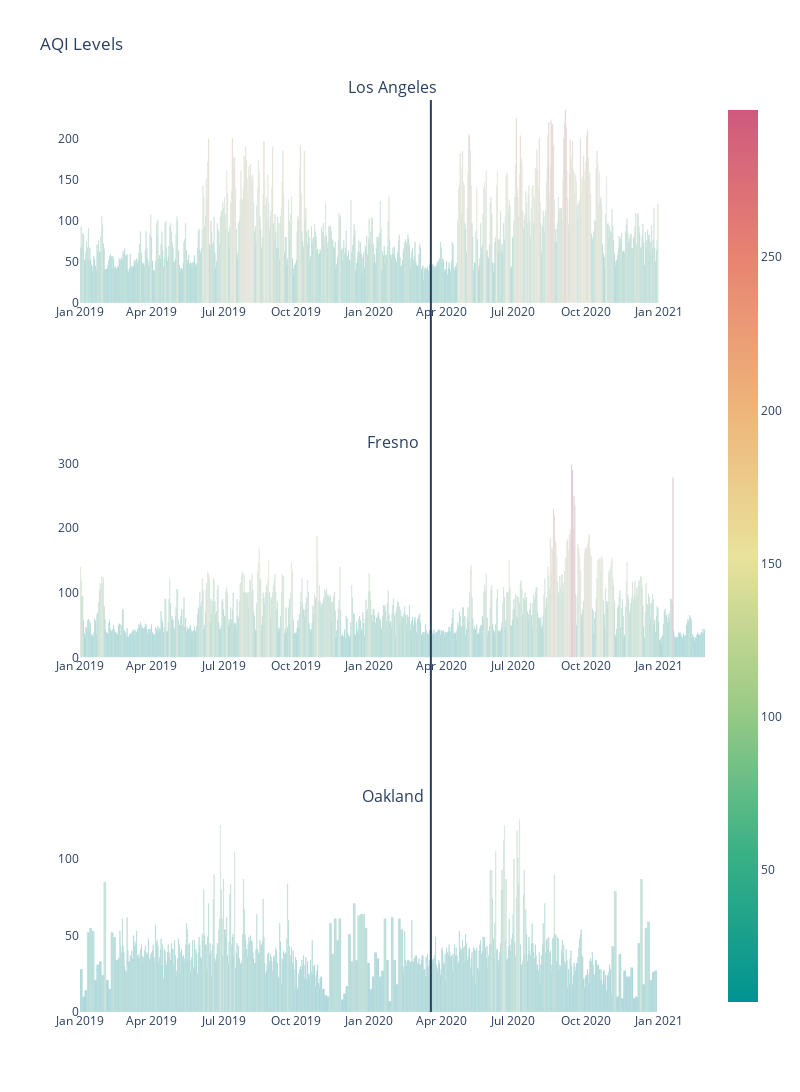

This figure's notebook cell:
### Code cell
AQI_pivot = AQI.pivot(index='Date', columns='County Name', values='AQI')
AQI_pivot.fillna(method='bfill',inplace=True)
from plotly.subplots import make_subplots
import plotly.graph_objects as go

fig = make_subplots(
    rows=3, cols=1,
    #specs=[[{}, {}],
          # [{"colspan": 6}, None]],
    subplot_titles=('Los Angeles', 'Fresno', 'Oakland'))

fig.add_trace(go.Bar(x=AQI_pivot.index, y=AQI_pivot['Los Angeles'],
                    marker=dict(color=AQI_pivot['Los Angeles'],coloraxis="coloraxis")),
              1, 1)
fig.add_trace(go.Bar(x=AQI_pivot.index, y=AQI_pivot['Fresno'],
                    marker=dict(color=AQI_pivot['Fresno'], coloraxis="coloraxis")),
              2, 1)
fig.add_trace(go.Bar(x=AQI_pivot.index, y=AQI_pivot['Oakland'],
                    marker=dict(color=AQI_pivot['Oakland'], coloraxis="coloraxis")),
              3, 1)
fig.update_layout(coloraxis=dict(colorscale='Temps'),showlegend=False,title_text="AQI Levels")

fig.update_layout(plot_bgcolor='white')

fig.update_layout( width=800,height=1200,shapes=[
      dict(
      type= 'line',
      yref= 'paper', y0= 0, y1= 1,
      xref= 'x', x0= '2020-03-19', x1= '2020-03-19'
    )
])

### Figure 1 — Plotly figure (JSON) as saved in the notebook; plotly's stock layout.template omitted (floating-point values rounded to 4 significant figures; data arrays with more than 128 entries replaced by an {"elided": "..."} marker saying what was removed)
{"data": [{"marker": {"color": {"elided": "790 int values"}, "coloraxis": "coloraxis"}, "type": "bar", "x": {"elided": "790 str values"}, "xaxis": "x", "y": {"elided": "790 int values"}, "yaxis": "y"}, {"marker": {"color": {"elided": "790 int values"}, "coloraxis": "coloraxis"}, "type": "bar", "x": {"elided": "790 str values"}, "xaxis": "x2", "y": {"elided": "790 int values"}, "yaxis": "y2"}, {"marker": {"color": {"elided": "790 int values"}, "coloraxis": "coloraxis"}, "type": "bar", "x": {"elided": "790 str values"}, "xaxis": "x3", "y": {"elided": "790 int values"}, "yaxis": "y3"}], "layout": {"annotations": [{"font": {"size": 16}, "showarrow": false, "text": "Los Angeles", "x": 0.5, "xanchor": "center", "xref": "paper", "y": 1, "yanchor": "bottom", "yref": "paper"}, {"font": {"size": 16}, "showarrow": false, "text": "Fresno", "x": 0.5, "xanchor": "center", "xref": "paper", "y": 0.6111, "yanchor": "bottom", "yref": "paper"}, {"font": {"size": 16}, "showarrow": false, "text": "Oakland", "x": 0.5, "xanchor": "center", "xref": "paper", "y": 0.2222, "yanchor": "bottom", "yref": "paper"}], "coloraxis": {"colorscale": [[0, "rgb(0, 147, 146)"], [0.1667, "rgb(57, 177, 133)"], [0.3333, "rgb(156, 203, 134)"], [0.5, "rgb(233, 226, 156)"], [0.6667, "rgb(238, 180, 121)"], [0.8333, "rgb(232, 132, 113)"], [1, "rgb(207, 89, 126)"]]}, "height": 1200, "plot_bgcolor": "white", "shapes": [{"type": "line", "x0": "2020-03-19", "x1": "2020-03-19", "xref": "x", "y0": 0, "y1": 1, "yref": "paper"}], "showlegend": false, "title": {"text": "AQI Levels"}, "width": 800, "xaxis": {"anchor": "y", "domain": [0, 1]}, "xaxis2": {"anchor": "y2", "domain": [0, 1]}, "xaxis3": {"anchor": "y3", "domain": [0, 1]}, "yaxis": {"anchor": "x", "domain": [0.7778, 1]}, "yaxis2": {"anchor": "x2", "domain": [0.3889, 0.6111]}, "yaxis3": {"anchor": "x3", "domain": [0, 0.2222]}}}
